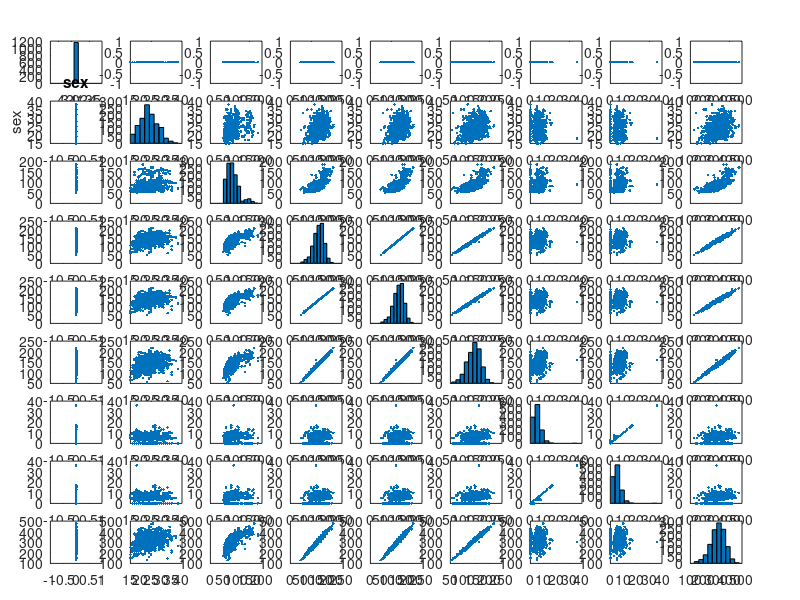

The MATLAB script that drew this image: (Note: this script raises an error after producing the figure.)
clear
close all

data = csvread('weightlifting.csv')

sex                         = data(:,1);  % sex
age                         = data(:,2);  % age
bweight                     = data(:,3);  % body weight
firstSnatchAttempt          = data(:,4);  % declared snatch weight
firstSuccessSnatch          = data(:,5);  % first successful snatch weight
maxSnatch                   = data(:,6);  % max snatch weight
firstAttemptSnatchDelta     = data(:,7);  % delta between max and declared
firstSuccessSnatchDelta     = data(:,8);  % delta between first success and max

% firstClearnjerkAttempt      = data(:,9);  % declared clean-jerk weight
% firstSuccessCleanjerk       = data(:,10);  % first successful clean-jerk weight
% maxCleanjerk                = data(:,11); % max clean-jerk weight
% firstAttemptCleanjerkDelta  = data(:,12); % delta between max and declared
% firstSuccessCleanjerkDelta  = data(:,13); % delta between first success and max
total                       = data(:,14); % total max weight "score"

dm = [sex, age, bweight, firstSnatchAttempt, firstSuccessSnatch, maxSnatch, firstAttemptSnatchDelta, firstSuccessSnatchDelta, total];

% plotmatrix(data)
labels = {'sex', 'age', 'bweight', 'firstSnatchAttempt', 'firstSuccessSnatch', 'maxSnatch', 'firstAttemptSnatchDelta', 'firstSuccessSnatchDelta', 'total'};

% labels = {'gender', 'age', 'bweight', 'firstSnatchAttempt', 'firstSuccessSnatch', 'maxSnatch', 'firstAttemptSnatchDelta', 'firstSuccessSnatchDelta', 'firstClearnjerkAttempt', 'firstSuccessCleanjerk', 'maxCleanjerk', 'firstAttemptCleanjerkDelta', 'firstSuccessCleanjerkDelta', 'total'};
% data = [Height Weight Systolic Diastolic];

[h,ax] = plotmatrix(dm);
for i = 1:length(labels)
  title(ax(1,i), labels{i})
  ylabel(ax(i,1), labels{i})
end
